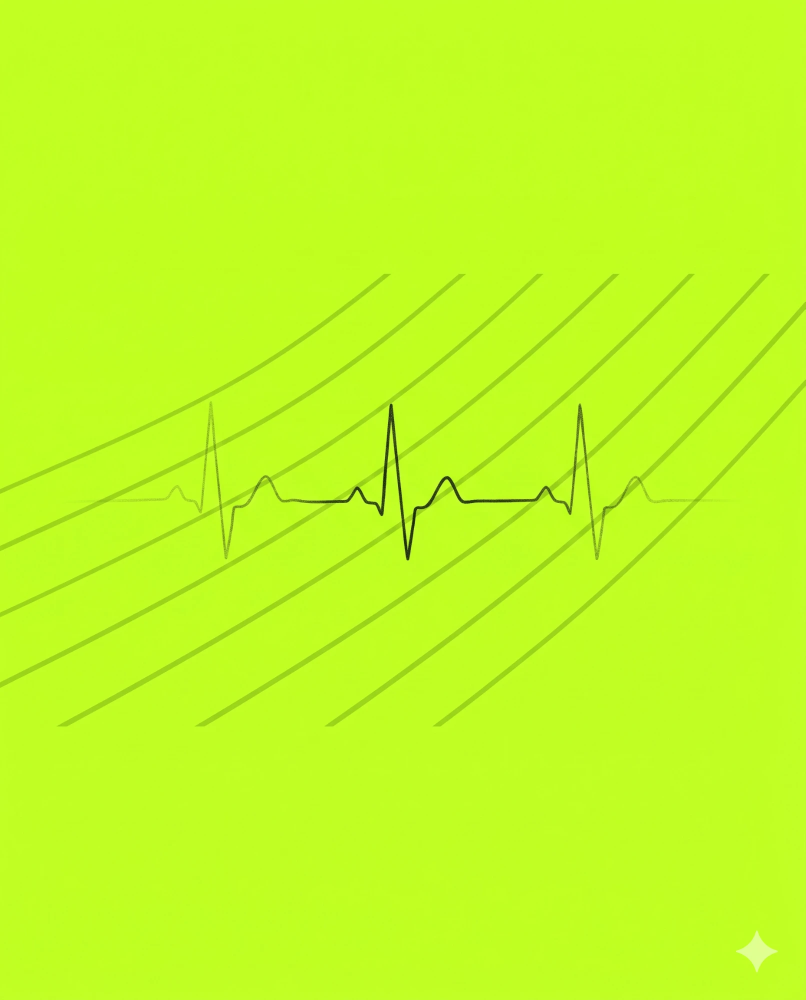
#> input picture 기획문서/그림원본/공유카드배경.webp, 1611 x 2000 px (shown at 1/2 size)
$ python app-icons.py '../기획문서/그림원본/공유카드배경.webp' '../기획문서/그림원본/깐족이-댓글스티커8.webp'
#> lines starting #> are read from the running program, lines starting #| are printed output that depends on the picture
# 앱 아이콘: 갓 + 심박(연두 바탕) 원본에서 잉크 모양만 뽑아 크기별로 다시 그림, 시작 화면은 깐족이
import sys, glob
from PIL import Image, ImageDraw
src, proj = sys.argv[1], sys.argv[2]
LIME, INK = (198, 255, 61), (20, 26, 11)
im = Image.open(src).convert('RGB'); w, h = im.size
#> further down, im is the input picture: PIL image 1611x2000 RGB; mean R, G, B 191.5, 252.7, 33.6
#> after `w, h = im.size`: w = 1611; h = 2000
a = Image.new('L', im.size)
#> a: PIL image 1611x2000 L; every value is 0
a.putdata([max(0, min(255, int((190 - (0.299*r + 0.587*g + 0.114*b)) / 170 * 255))) for r, g, b in im.getdata()])
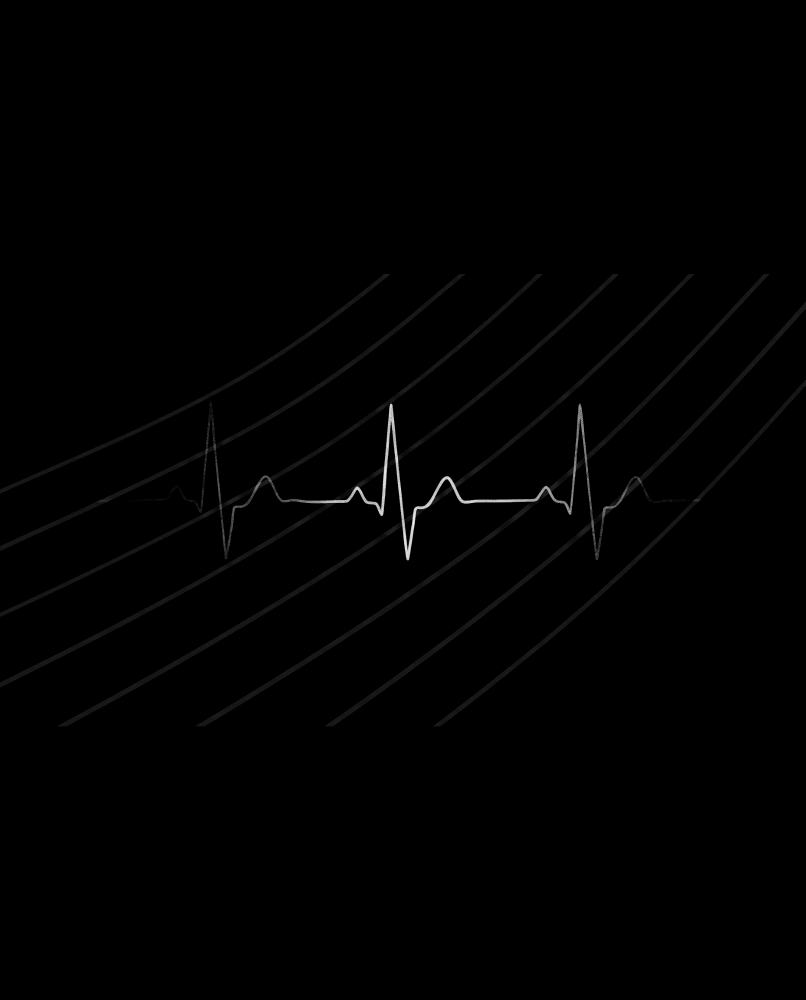
#> a: PIL image 1611x2000 L (shown at 1/2 size); min 0, max 246, mean 1.2
mark = Image.new('RGBA', im.size, INK + (255,)); mark.putalpha(a); mark = mark.crop(a.getbbox())
#> after `mark = Image.new('RGBA', im.size, INK + (255,))`:
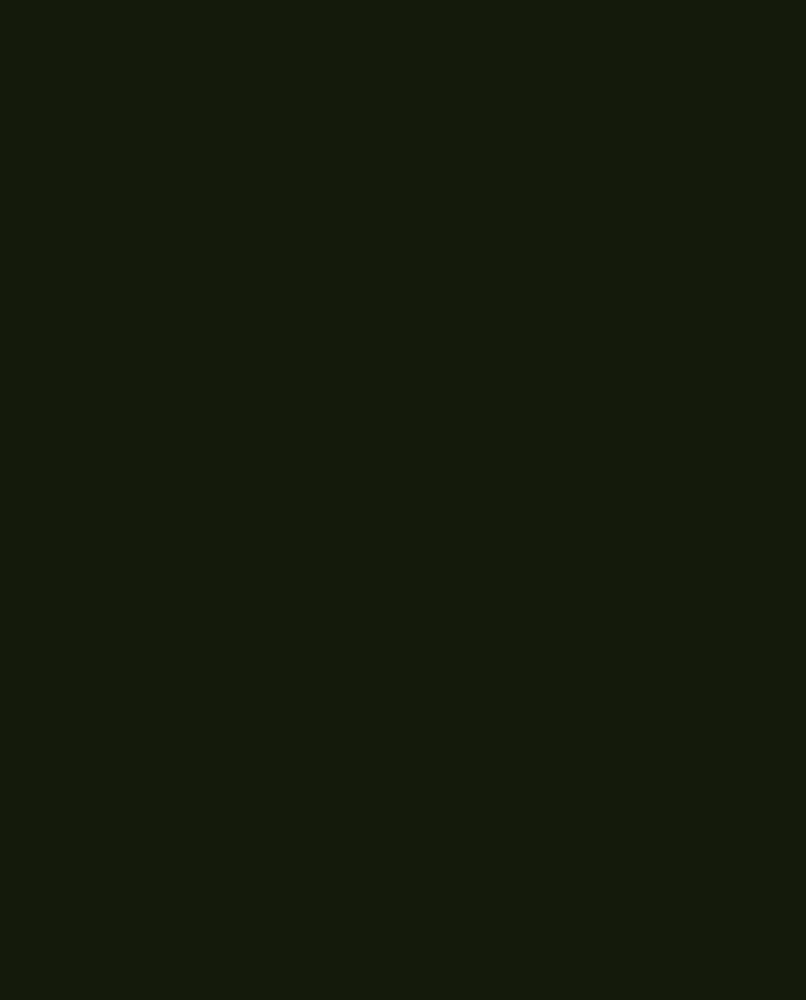
#> mark: PIL image 1611x2000 RGBA (shown at 1/2 size); mean R, G, B, A 20, 26, 11, 255
#> after `mark.putalpha(a)`:
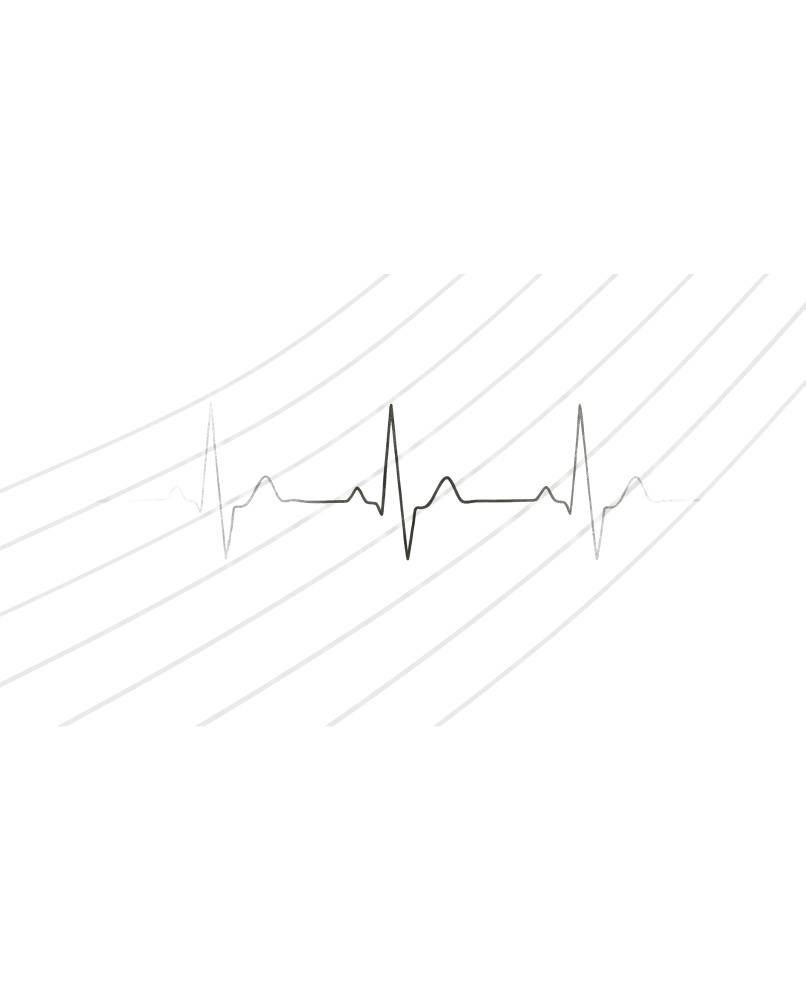
#> mark: PIL image 1611x2000 RGBA (shown at 1/2 size); mean R, G, B, A 20, 26, 11, 1.2; transparent parts drawn white
#> after `mark = mark.crop(a.getbbox())`:
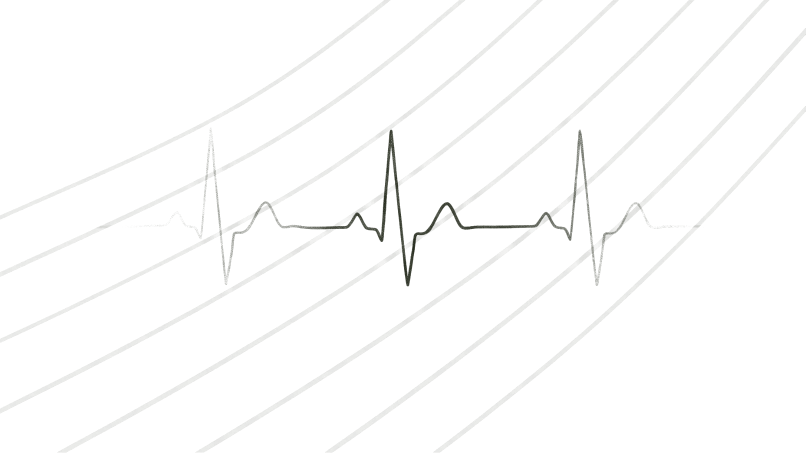
#> mark: PIL image 1611x905 RGBA (shown at 1/2 size); mean R, G, B, A 20, 26, 11, 2.6; transparent parts drawn white
def icon(size, scale, shape='square', bg=True):
#> called with size = 192, scale = 0.68, shape = 'square', bg = True
    c = Image.new('RGBA', (size, size), (LIME + (255,)) if bg and shape == 'square' else (0, 0, 0, 0))
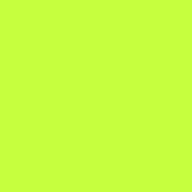
#> c: PIL image 192x192 RGBA; mean R, G, B, A 198, 255, 61, 255
    if bg and shape == 'round':   # 4배로 그려 줄여서 테두리를 매끈하게
        big = Image.new('RGBA', (size * 4, size * 4), (0, 0, 0, 0)); ImageDraw.Draw(big).ellipse((0, 0, size * 4 - 1, size * 4 - 1), fill=LIME + (255,))
        c = big.resize((size, size), Image.LANCZOS)
    m = mark.copy(); m.thumbnail((int(size * scale), int(size * scale)), Image.LANCZOS)
#> after `m.thumbnail((int(size * scale), int(size * scale)), Image.LANCZOS)`:
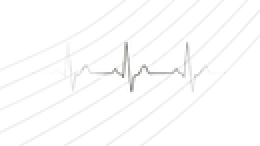
#> m: PIL image 130x73 RGBA (shown 2 times larger); mean R, G, B, A 2.9, 3.8, 1.5, 2.9; transparent parts drawn white
    c.alpha_composite(m, ((size - m.width) // 2, (size - m.height) // 2)); return c
pub = f'{proj}/src/public'
icon(192, .68).convert('RGB').save(f'{pub}/icon-192-v2.png'); icon(512, .68).convert('RGB').save(f'{pub}/icon-512-v2.png')
#> after `icon(192, 0.68).convert('RGB').save(f'{pub}/icon-192-v2.png')`:
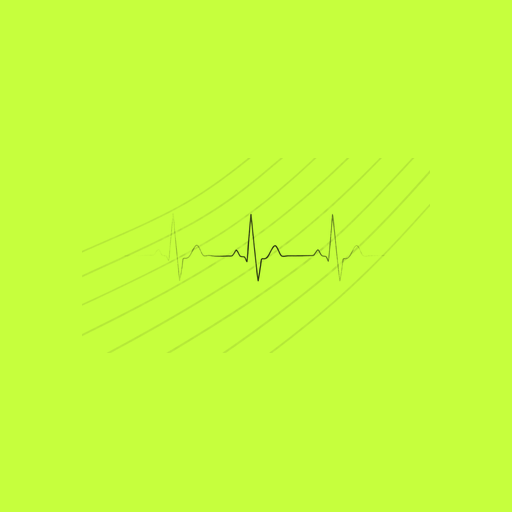
#> saved as icon-512-v2.png: PIL image 512x512 RGB; mean R, G, B 197.5, 254.4, 60.9
res = f'{proj}/android/app/src/main/res'
for d, n in {'mdpi': 48, 'hdpi': 72, 'xhdpi': 96, 'xxhdpi': 144, 'xxxhdpi': 192}.items():
    icon(n, .7).save(f'{res}/mipmap-{d}/ic_launcher.png')
    icon(n, .62, 'round').save(f'{res}/mipmap-{d}/ic_launcher_round.png')
    icon(n * 108 // 48, .5, bg=False).save(f'{res}/mipmap-{d}/ic_launcher_foreground.png')   # 적응형: 가운데 66% 안전 영역 안에
# 시작 화면(splash): 깐족이 그림을 화면 비율에 맞게 가운데 잘라 채움
#> (the run stopped early here; a loop or call above may not have finished)
